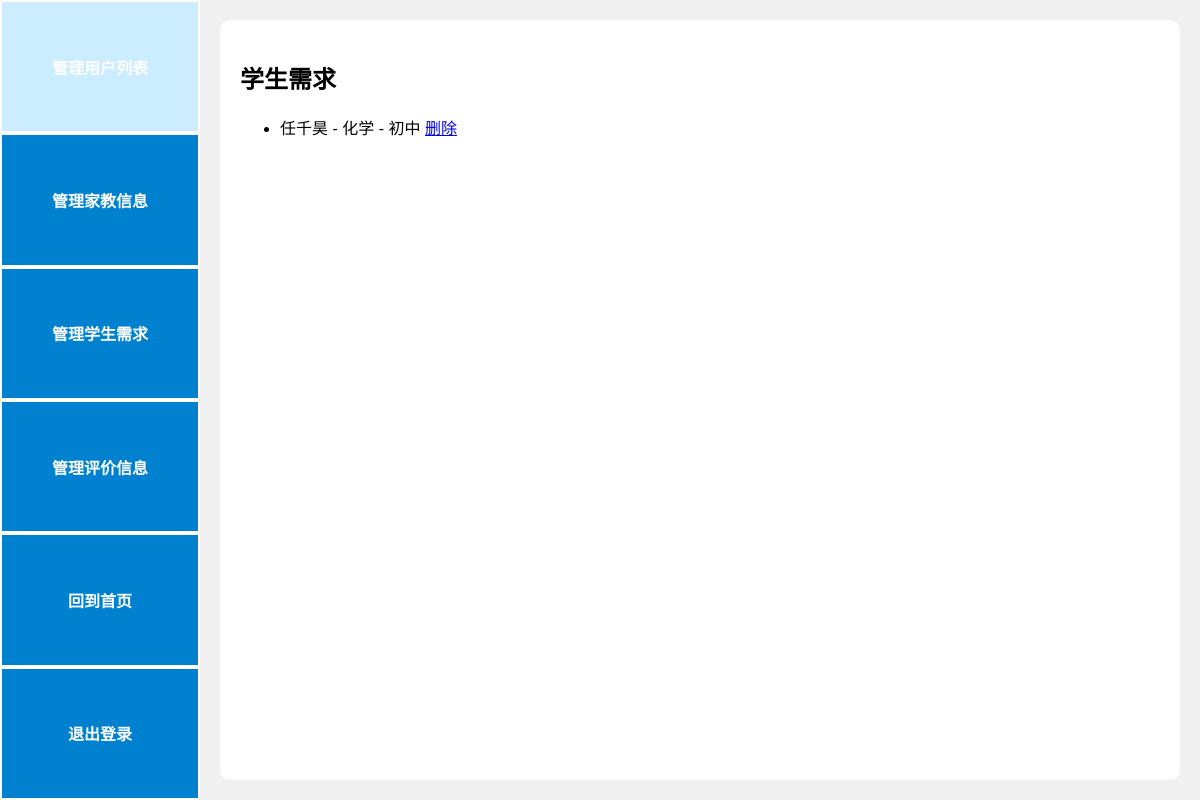
/admin_students (signed in), run on an earlier commit of the app's database.
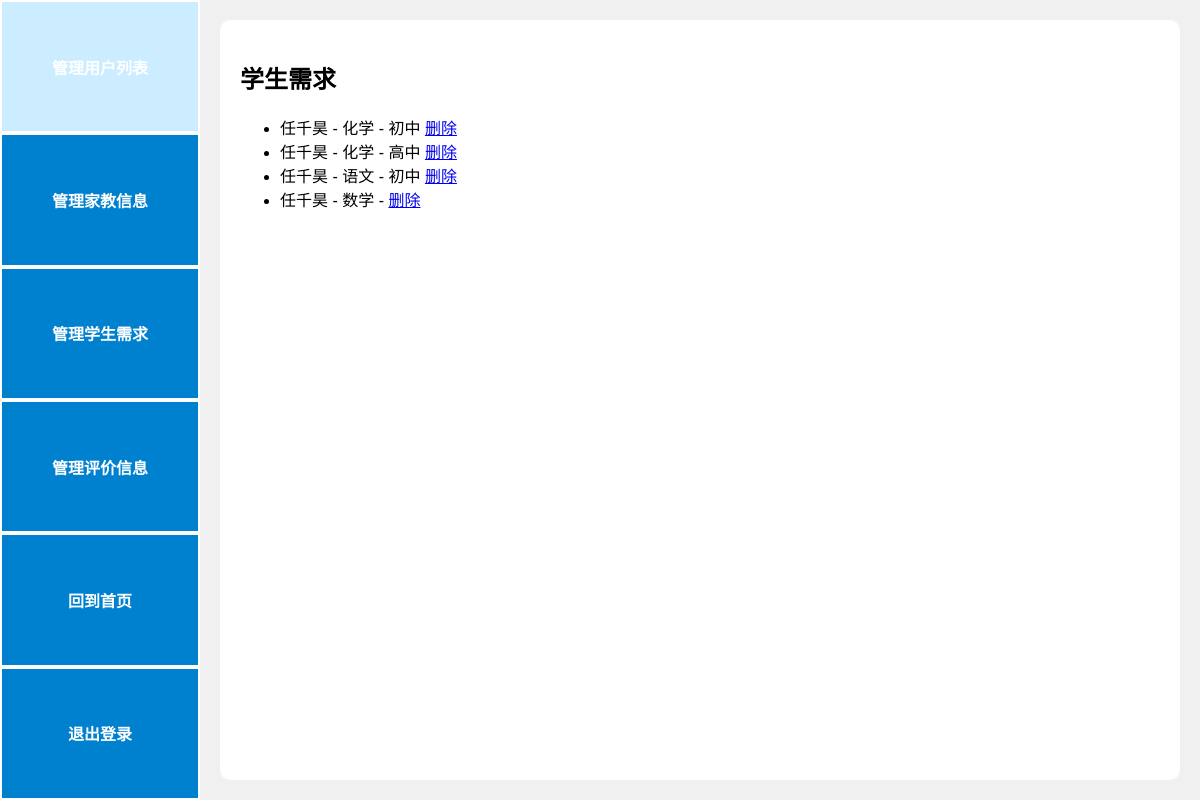
And on a later commit of the database.
### models.py (models this page shows)
class StudentRequest(db.Model):
    id = db.Column(db.Integer, primary_key=True)
    user_id = db.Column(db.Integer, db.ForeignKey('user.id'), nullable=False)
    name = db.Column(db.String(80), nullable=False)
    subject = db.Column(db.String(80), nullable=False)
    grade = db.Column(db.String(80), nullable=False)
    time = db.Column(db.String(80), nullable=False)
    budget = db.Column(db.String(80), nullable=False)
    phoneNumber = db.Column(db.String(20), unique=False, nullable=False)
    information = db.Column(db.Text, unique=False, nullable=False)

### app.py (the view)
@app.route('/admin_students')
def admin_students():
    if 'admin' not in session:
        return redirect(url_for('admin'))
    students = StudentRequest.query.all()
    return render_template('admin_students.html', students=students)

### app.py (called while the page is built)
@app.before_request
def create_tables():
    if not hasattr(g, 'first_request'):  # 保证该函数只在第一次访问时执行
        g.first_request = True
        db.create_all()  # 创建所有在模型中定义的数据库表格

@app.before_request
def before_request():
    g.user = None
    if 'user_id' in session:
        g.user = User.query.get(session['user_id'])

### templates/admin_students.html (shortened to what this page needs)
{% extends "base_admin.html" %}
{% block content %}
<h2>学生需求</h2>
<ul>
    {% for student in students %}
    <li>{{ student.name }} - {{ student.subject }} - {{ student.grade }} <a href="{{ url_for('delete_entity', entity='student', id=student.id) }}">删除</a></li>
    {% endfor %}
</ul>
{% endblock %}

What changed in the data, as far as the page shows it:
added StudentRequest: name "任千昊", subject "化学", grade "高中"
added StudentRequest: name "任千昊", subject "语文", grade "初中"
added StudentRequest: name "任千昊", subject "数学"
